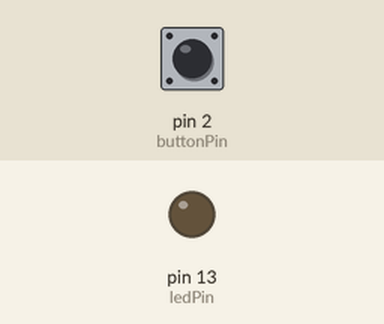
Recording of a sketch running on a simulated Arduino Uno, built with avr-gcc and run on an emulated ATmega328P. Parts: output pins drawn as LEDs (lit = HIGH). The test bench sets the inputs (shaded band); at power-on: pin 2 (buttonPin) LOW.

Above: at 1.2 s.
1.3 s: pin 2 (buttonPin) pulled HIGH for 0.15 s
At 2.4 s:
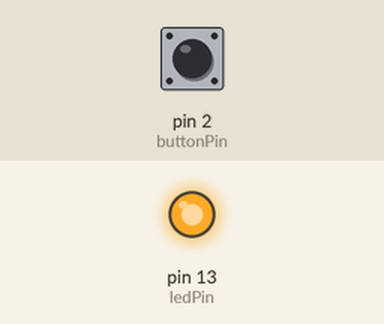
2.9 s: pin 2 (buttonPin) pulled HIGH for 1 s
At 3.6 s:
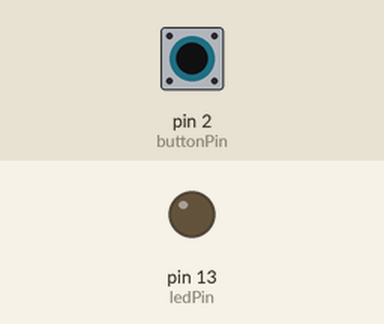
5.4 s: pin 2 (buttonPin) pulled HIGH for 3.2 s
At 6.7 s:
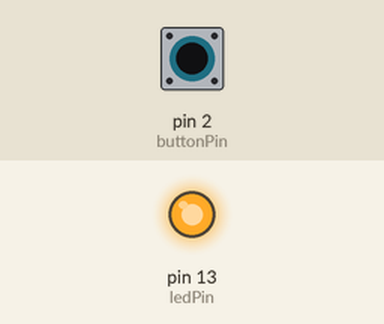
Timing chart, 0 to 8.4 s (numbered marks = the images above; inputs shaded):
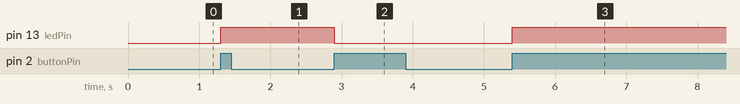

Measured:
- after the input at 1.3 s, pin 13 (ledPin): LOW → HIGH at once
- after the input at 2.9 s, pin 13 (ledPin): HIGH → LOW at once
- after the input at 5.4 s, pin 13 (ledPin): LOW → HIGH at once

The sketch:

task_1_3.ino
```cpp
int ledPin = 13;
int buttonPin = 2;

int ledState = LOW;
int lastButtonState = LOW;

void setup() {
  pinMode(ledPin, OUTPUT);
  pinMode(buttonPin, INPUT);
}

void loop() {
  int buttonState = digitalRead(buttonPin);

  if (buttonState == HIGH && lastButtonState == LOW) {
    ledState = !ledState;
    digitalWrite(ledPin, ledState);
    delay(200);
  }

  lastButtonState = buttonState;
}
```
